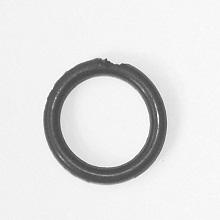
#> input picture Oring1.jpg, 220 x 220 px; its folder holds only this picture in this run
$ python oring_inspection.py
#> lines starting #> are read from the running program, lines starting #| are printed output that depends on the picture; after the words box and inside, x2 and y2 are one past the last pixel; in counts of white or black regions, pixels touching at a corner belong together
import cv2
import numpy as np
import time
import os
import glob

def compute_otsu_threshold(image):
    """
    Calculates the optimal threshold using Otsu's method.
    (Histogram and Thresholding)
    """
    # Calculate histogram manually using numpy
    hist, _ = np.histogram(image.flatten(), bins=256, range=(0, 256))
    total_pixels = image.size

    sum_all = np.dot(np.arange(256), hist)
    sum_background = 0
    weight_background = 0
    maximum_variance = 0
    optimal_threshold = 0

    for i in range(256):
        weight_background += hist[i]
        if weight_background == 0:
            continue

        weight_foreground = total_pixels - weight_background
        if weight_foreground == 0:
            break

        sum_background += i * hist[i]

        mean_background = sum_background / weight_background
        mean_foreground = (sum_all - sum_background) / weight_foreground

        # Calculate Between Class Variance
        var_between = weight_background * weight_foreground * (mean_background - mean_foreground) ** 2

        if var_between > maximum_variance:
            maximum_variance = var_between
            optimal_threshold = i

    return optimal_threshold

def apply_morphology_closing(binary_img):
    """
    Performs a morphological Closing (Dilation followed by Erosion) to close interior holes.
    Added using fast numpy array slicing.
    (Binary Morphology)
    """
    # 1. Dilation (3x3 square structuring element)
    padded = np.pad(binary_img, 1, mode='constant', constant_values=0)
    dilated = np.maximum.reduce([
        padded[:-2, :-2], padded[:-2, 1:-1], padded[:-2, 2:],
        padded[1:-1, :-2], padded[1:-1, 1:-1], padded[1:-1, 2:],
        padded[2:, :-2], padded[2:, 1:-1], padded[2:, 2:]
    ])

    # 2. Erosion (3x3 square structuring element)
    padded_d = np.pad(dilated, 1, mode='constant', constant_values=1)
    closed = np.minimum.reduce([
        padded_d[:-2, :-2], padded_d[:-2, 1:-1], padded_d[:-2, 2:],
        padded_d[1:-1, :-2], padded_d[1:-1, 1:-1], padded_d[1:-1, 2:],
        padded_d[2:, :-2], padded_d[2:, 1:-1], padded_d[2:, 2:]
    ])

    return closed

def connected_component_labelling(binary_img):
    """
    Extracts regions using a Depth First Search (DFS) approach.
    (Connected Component Labelling)
    """
    labels = np.zeros_like(binary_img, dtype=np.int32)
    current_label = 1
    rows, cols = binary_img.shape

    for r in range(rows):
        for c in range(cols):
            if binary_img[r, c] == 1 and labels[r, c] == 0:
                # Start a new component
                stack = [(r, c)]
                labels[r, c] = current_label

                while stack:
                    curr_r, curr_c = stack.pop()

                    # Check 4-connected neighbours
                    for dr, dc in[(-1, 0), (1, 0), (0, -1), (0, 1)]:
                        nr, nc = curr_r + dr, curr_c + dc
                        if 0 <= nr < rows and 0 <= nc < cols:
                            if binary_img[nr, nc] == 1 and labels[nr, nc] == 0:
                                labels[nr, nc] = current_label
                                stack.append((nr, nc))
                current_label += 1

    return labels, current_label - 1

def analyse_regions(binary_img):
    """
    Analyses the regions to classify the O-ring as a pass or fail.
    (Analyse regions)
    """
    # 1. Find the O-ring (largest foreground component)
    labels, num_labels = connected_component_labelling(binary_img)
    if num_labels == 0:
        return False

    counts = np.bincount(labels.flatten())
    counts[0] = 0 # Ignore the background (label 0)
    oring_label = np.argmax(counts)
    oring_mask = (labels == oring_label).astype(np.uint8)

    # 2. Fill the inner hole to create a solid circle for analysis
    # We do this by finding the background components. The outer background touches the edges.
    inv_mask = 1 - oring_mask
    bg_labels, _ = connected_component_labelling(inv_mask)
    outer_bg_label = bg_labels[0, 0] # Top-left pixel is guaranteed to be outer background

    # The filled O-ring is everything that is NOT the outer background
    filled_oring = (bg_labels != outer_bg_label).astype(np.uint8)

    # 3. Calculate properties
    actual_area = np.sum(filled_oring)

    # Get bounding box
    rows, cols = np.where(filled_oring == 1)
    if len(rows) == 0:
        return False

    height = np.max(rows) - np.min(rows)
    width = np.max(cols) - np.min(cols)

    # Calculate the ideal area of a perfect circle/ellipse fitting this bounding box
    ideal_area = np.pi * (width / 2.0) * (height / 2.0)

    # 4. Classification Logic
    # A perfect O-ring will have an actual area very close to the ideal bounding area.
    # Missing chunks (cuts) will lower the ratio. Extra material will distort the bounding box, also lowering the ratio.
    ratio = actual_area / ideal_area

    # Thresholds for passing
    if 0.93 < ratio < 1.07:
        return True # Pass
    else:
        return False # Fail

def process_image(image_path):
    """
    Main pipeline handling the overall program structure.
    (Overall program structure, timing, and text annotation)
    """
#> called with image_path = 'Oring1.jpg'
    start_time = time.time()

    # Read image in greyscale
    img = cv2.imread(image_path, cv2.IMREAD_GRAYSCALE)
#> img is the input picture: shape (220, 220); min 55, max 255, mean 225.2
    if img is None:
        print(f"Error loading image: {image_path}")
        return

    # 1. Thresholding
    threshold_val = compute_otsu_threshold(img)
#> in compute_otsu_threshold, `hist, _ = np.histogram(image.flatten(), bins=256, range=(0, 256))`: hist = 256 values, max 6333 at index 243, min 0 at index 0, mean 189.1
#> in compute_otsu_threshold, `sum_all = np.dot(np.arange(256), hist)`: sum_all = 10901821
#> the loop in compute_otsu_threshold, `for i in range(256):` made 256 passes
#> (weight_background, weight_foreground, sum_background, mean_background, mean_foreground, maximum_variance) on passes 56, 58, 62, 63, 65, 66, 67, 68, 69, 70, 71, 72: (1, 48399, 55, 55, 225.2, 1.4e+09), (2, 48398, 112, 56, 225.3, 2.77e+09), (3, 48397, 173, 57.67, 225.3, 4.08e+09), (4, 48396, 235, 58.75, 225.3, 5.37e+09), (5, 48395, 299, 59.8, 225.3, 6.62e+09), (8, 48392, 494, 61.75, 225.3, 1.04e+10), (10, 48390, 626, 62.6, 225.3, 1.28e+10), (17, 48383, 1095, 64.41, 225.3, 2.13e+10), (29, 48371, 1911, 65.9, 225.3, 3.57e+10), (36, 48364, 2394, 66.5, 225.4, 4.39e+10), (61, 48339, 4144, 67.93, 225.4, 7.32e+10), (89, 48311, 6132, 68.9, 225.5, 1.05e+11)
#> weight_background on passes 1 to 6: 0, 0, 0, 0, 0, 0
#> after the loop in compute_otsu_threshold, `for i in range(256):`: maximum_variance = 5.19e+12; optimal_threshold = 169; sum_background = 10883716; weight_background = 48400
#> threshold_val = 169
    # O-rings are dark on a light background, so we invert the binary condition
    binary_img = np.where(img < threshold_val, 1, 0).astype(np.uint8)
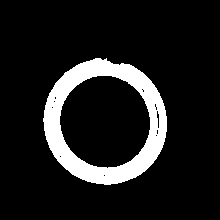
#> binary_img: shape (220, 220); values 0 (black) and 1 (white), 11.7% white; 1 white region, box (x1, y1, x2, y2) and area: (43, 58, 167, 185) 5674

    # 2. Binary Morphology
    cleaned_img = apply_morphology_closing(binary_img)
#> in apply_morphology_closing, `padded = np.pad(binary_img, 1, mode='constant', constant_values=0)`:
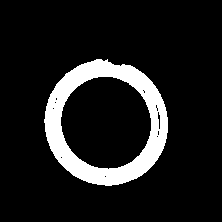
#> padded: shape (222, 222); values 0 (black) and 1 (white), 11.5% white; 1 white region, box (x1, y1, x2, y2) and area: (44, 59, 168, 186) 5674
#> in apply_morphology_closing, `dilated = np.maximum.reduce([ padded[:-2, :-2], padded[:-2, 1:-1], pad..`:
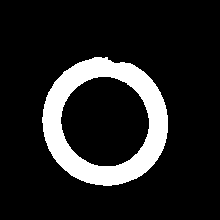
#> dilated: shape (220, 220); values 0 (black) and 1 (white), 13.6% white; 1 white region, box (x1, y1, x2, y2) and area: (42, 57, 168, 186) 6587
#> in apply_morphology_closing, `padded_d = np.pad(dilated, 1, mode='constant', constant_values=1)`:
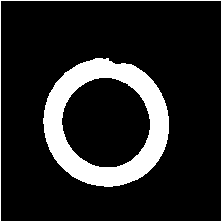
#> padded_d: shape (222, 222); values 0 (black) and 1 (white), 15.2% white; 2 white regions, box (x1, y1, x2, y2) and area: (43, 58, 169, 187) 6587, (0, 0, 222, 222) 884
#> in apply_morphology_closing, `closed = np.minimum.reduce([ padded_d[:-2, :-2], padded_d[:-2, 1:-1], ..`: closed: shape (220, 220); values 0 (black) and 1 (white), 11.8% white; 1 white region, box (x1, y1, x2, y2) and area: (43, 58, 167, 185) 5719

    # 3 & 4. Connected Components and Analysis
    is_pass = analyse_regions(cleaned_img)
#> in analyse_regions, `labels, num_labels = connected_component_labelling(binary_img)`: num_labels = 1
#> in analyse_regions, `counts = np.bincount(labels.flatten())`: counts = [42681, 5719]
#> in analyse_regions, `oring_label = np.argmax(counts)`: oring_label = 1
#> after the loop in connected_component_labelling (call 2), `for r in range(rows):`:
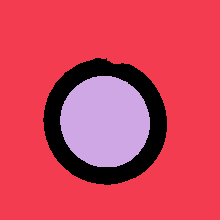
#> labels: shape (220, 220) int32; 3 distinct labels, from 0 to 2; one colour per label, 0 black
#> in analyse_regions, `filled_oring = (bg_labels != outer_bg_label).astype(np.uint8)`:
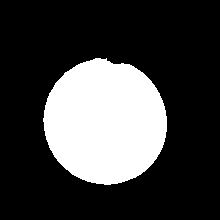
#> filled_oring: shape (220, 220); values 0 (black) and 1 (white), 25.1% white; 1 white region, box (x1, y1, x2, y2) and area: (43, 58, 167, 185) 12154
#> in analyse_regions, `actual_area = np.sum(filled_oring)`: actual_area = 12154
#> in analyse_regions, `rows, cols = np.where(filled_oring == 1)`: rows = 12154 values from 58 to 184; cols = 12154 values, max 166 at index 5452, min 43 at index 5576, mean 104.8
#> in analyse_regions, `height = np.max(rows) - np.min(rows)`: height = 126
#> in analyse_regions, `width = np.max(cols) - np.min(cols)`: width = 123
#> in analyse_regions, `ideal_area = np.pi * (width / 2.0) * (height / 2.0)`: ideal_area = 12172.1
#> in analyse_regions, `ratio = actual_area / ideal_area`: ratio = 0.999
#> is_pass = True

    # Calculate processing time
    processing_time = (time.time() - start_time) * 1000 # in milliseconds

    # Annotate output image
    out_img = cv2.cvtColor(img, cv2.COLOR_GRAY2BGR)
    status_text = "PASS" if is_pass else "FAIL"
#> status_text = 'PASS'
    colour = (0, 255, 0) if is_pass else (0, 0, 255) # Green for Pass, Red for Fail
#> colour = (0, 255, 0)

    cv2.putText(out_img, f"Status: {status_text}", (15, 35), cv2.FONT_HERSHEY_SIMPLEX, 1, colour, 2)
    cv2.putText(out_img, f"Time: {processing_time:.1f} ms", (15, 75), cv2.FONT_HERSHEY_SIMPLEX, 0.7, (255, 0, 0), 2)
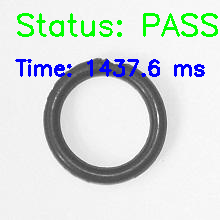
#> out_img: shape (220, 220, 3); mean B, G, R 219.2, 220.9, 213.4

    # Display the result
    cv2.imshow(f"O-Ring Inspection - {os.path.basename(image_path)}", out_img)
    cv2.waitKey(0)
    cv2.destroyAllWindows()

if __name__ == "__main__":

    image_files = glob.glob("*.jpeg") + glob.glob("*.jpg") + glob.glob("*.png")

    if not image_files:
        print("No images found in the current directory.")
    else:
        for img_path in image_files:

            if "input_file" in img_path and int(img_path.split("_")[-1].split(".")[0]) > 16:
                continue
            process_image(img_path)

$ run again, on Oring13.jpg
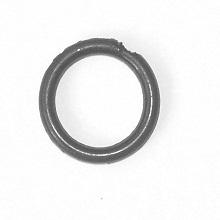
#> input picture Oring13.jpg, 220 x 220 px
#> in process_image, img is the input picture: shape (220, 220); min 63, max 255, mean 235.7
#> hist = 256 values, max 17894 at index 254, min 0 at index 0, mean 189.1
#> sum_all = 11409098
#> the loop in compute_otsu_threshold, `for i in range(256):` made 256 passes
#> (weight_background, weight_foreground, sum_background, mean_background, mean_foreground, maximum_variance) on passes 64, 70, 72, 73, 74, 75, 76, 77: (1, 48399, 63, 63, 235.7, 1.44e+09), (3, 48397, 201, 67, 235.7, 4.13e+09), (4, 48396, 272, 68, 235.7, 5.45e+09), (6, 48394, 416, 69.33, 235.7, 8.04e+09), (7, 48393, 489, 69.86, 235.7, 9.32e+09), (10, 48390, 711, 71.1, 235.8, 1.31e+10), (15, 48385, 1086, 72.4, 235.8, 1.94e+10), (19, 48381, 1390, 73.16, 235.8, 2.43e+10)
#> after the loop in compute_otsu_threshold, `for i in range(256):`: maximum_variance = 4.64e+12; optimal_threshold = 181; sum_background = 10282508; weight_background = 48400
#> threshold_val = 181
#> binary_img: shape (220, 220); values 0 (black) and 1 (white), 11.3% white; 1 white region, box (x1, y1, x2, y2) and area: (39, 38, 160, 164) 5469
#> padded: shape (222, 222); values 0 (black) and 1 (white), 11.1% white; 1 white region, box (x1, y1, x2, y2) and area: (40, 39, 161, 165) 5469
#> dilated: shape (220, 220); values 0 (black) and 1 (white), 13.4% white; 1 white region, box (x1, y1, x2, y2) and area: (38, 37, 161, 165) 6498
#> padded_d: shape (222, 222); values 0 (black) and 1 (white), 15% white; 2 white regions, box (x1, y1, x2, y2) and area: (39, 38, 162, 166) 6498, (0, 0, 222, 222) 884
#> closed: shape (220, 220); values 0 (black) and 1 (white), 11.7% white; 1 white region, box (x1, y1, x2, y2) and area: (39, 38, 160, 164) 5642
#> num_labels = 1
#> counts = [42758, 5642]
#> oring_label = 1
#> after the loop in connected_component_labelling (call 2), `for r in range(rows):`:
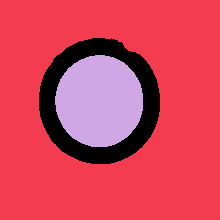
#> labels: shape (220, 220) int32; 3 distinct labels, from 0 to 2; one colour per label, 0 black
#> filled_oring: shape (220, 220); values 0 (black) and 1 (white), 24.8% white; 1 white region, box (x1, y1, x2, y2) and area: (39, 38, 160, 164) 12011
#> actual_area = 12011
#> in analyse_regions, `rows, cols = np.where(filled_oring == 1)`: rows = 12011 values from 38 to 163; cols = 12011 values, max 159 at index 5092, min 39 at index 4852, mean 98.93
#> height = 125
#> width = 120
#> ideal_area = 11781
#> ratio = 1.02
#> is_pass = True
#> status_text = 'PASS'
#> colour = (0, 255, 0)
#> in process_image, `cv2.putText(out_img, f"Time: {processing_time:.1f} ms", (15, 75), cv2...`:
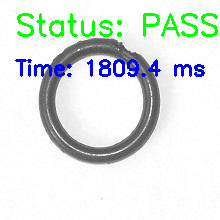
#> out_img: shape (220, 220, 3); mean B, G, R 229.1, 230.4, 222.9

$ run again, on Oring14.jpg
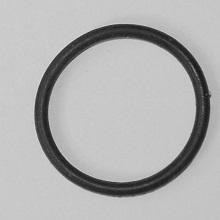
#> input picture Oring14.jpg, 220 x 220 px
#> in process_image, img is the input picture: shape (220, 220); min 13, max 234, mean 176.1
#> hist = 256 values, max 7423 at index 200, min 0 at index 0, mean 189.1
#> sum_all = 8525075
#> the loop in compute_otsu_threshold, `for i in range(256):` made 235 passes
#> (weight_background, weight_foreground, sum_background, mean_background, mean_foreground, maximum_variance) on passes 14, 19, 21, 23, 24, 25, 26, 27: (1, 48399, 13, 13, 176.1, 1.29e+09), (2, 48398, 31, 15.5, 176.1, 2.5e+09), (3, 48397, 51, 17, 176.1, 3.68e+09), (5, 48395, 95, 19, 176.2, 5.98e+09), (10, 48390, 210, 21, 176.2, 1.17e+10), (15, 48385, 330, 22, 176.2, 1.73e+10), (23, 48377, 530, 23.04, 176.2, 2.61e+10), (31, 48369, 738, 23.81, 176.2, 3.48e+10)
#> after the loop in compute_otsu_threshold, `for i in range(256):`: maximum_variance = 5.7e+12; optimal_threshold = 127; sum_background = 8524841; weight_background = 48400
#> threshold_val = 127
#> binary_img: shape (220, 220); values 0 (black) and 1 (white), 14.8% white; 1 white region, box (x1, y1, x2, y2) and area: (34, 24, 211, 197) 7164
#> padded: shape (222, 222); values 0 (black) and 1 (white), 14.5% white; 1 white region, box (x1, y1, x2, y2) and area: (35, 25, 212, 198) 7164
#> dilated: shape (220, 220); values 0 (black) and 1 (white), 17.5% white; 1 white region, box (x1, y1, x2, y2) and area: (33, 23, 212, 198) 8459
#> padded_d: shape (222, 222); values 0 (black) and 1 (white), 19% white; 2 white regions, box (x1, y1, x2, y2) and area: (34, 24, 213, 199) 8459, (0, 0, 222, 222) 884
#> closed: shape (220, 220); values 0 (black) and 1 (white), 14.8% white; 1 white region, box (x1, y1, x2, y2) and area: (34, 24, 211, 197) 7177
#> num_labels = 1
#> counts = [41223, 7177]
#> oring_label = 1
#> after the loop in connected_component_labelling (call 2), `for r in range(rows):`:
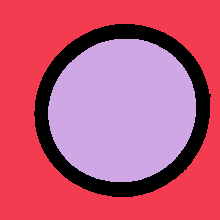
#> labels: shape (220, 220) int32; 3 distinct labels, from 0 to 2; one colour per label, 0 black
#> filled_oring: shape (220, 220); values 0 (black) and 1 (white), 49.3% white; 1 white region, box (x1, y1, x2, y2) and area: (34, 24, 211, 197) 23882
#> actual_area = 23882
#> height = 172
#> width = 176
#> ideal_area = 23775.6
#> ratio = 1
#> is_pass = True
#> status_text = 'PASS'
#> colour = (0, 255, 0)
#> in process_image, `cv2.putText(out_img, f"Time: {processing_time:.1f} ms", (15, 75), cv2...`:
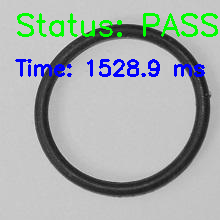
#> out_img: shape (220, 220, 3); mean B, G, R 172.9, 174.2, 166.6

$ run again, on Oring15.jpg
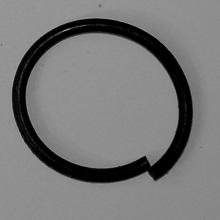
#> input picture Oring15.jpg, 220 x 220 px
#> in process_image, img is the input picture: shape (220, 220); min 0, max 174, mean 120.1
#> hist = 256 values, max 4518 at index 143, min 0 at index 165, mean 189.1
#> sum_all = 5813546
#> the loop in compute_otsu_threshold, `for i in range(256):` made 175 passes
#> (weight_background, weight_foreground, sum_background, mean_background, mean_foreground, maximum_variance) on passes 1 to 8: (2503, 45897, 0, 0, 126.7, 1.84e+12), (3101, 45299, 598, 0.193, 128.3, 2.31e+12), (3634, 44766, 1664, 0.458, 129.8, 2.72e+12), (4013, 44387, 2801, 0.698, 130.9, 3.02e+12), (4350, 44050, 4149, 0.954, 131.9, 3.28e+12), (4642, 43758, 5609, 1.21, 132.7, 3.51e+12), (4840, 43560, 6797, 1.4, 133.3, 3.67e+12), (5023, 43377, 8078, 1.61, 133.8, 3.81e+12)
#> after the loop in compute_otsu_threshold, `for i in range(256):`: maximum_variance = 5.06e+12; optimal_threshold = 74; sum_background = 5813372; weight_background = 48400
#> threshold_val = 74
#> binary_img: shape (220, 220); values 0 (black) and 1 (white), 14.9% white; 1 white region, box (x1, y1, x2, y2) and area: (12, 18, 193, 183) 7230
#> padded: shape (222, 222); values 0 (black) and 1 (white), 14.7% white; 1 white region, box (x1, y1, x2, y2) and area: (13, 19, 194, 184) 7230
#> dilated: shape (220, 220); values 0 (black) and 1 (white), 17.7% white; 1 white region, box (x1, y1, x2, y2) and area: (11, 17, 194, 184) 8564
#> padded_d: shape (222, 222); values 0 (black) and 1 (white), 19.2% white; 2 white regions, box (x1, y1, x2, y2) and area: (12, 18, 195, 185) 8564, (0, 0, 222, 222) 884
#> closed: shape (220, 220); values 0 (black) and 1 (white), 15% white; 1 white region, box (x1, y1, x2, y2) and area: (12, 18, 193, 183) 7260
#> num_labels = 1
#> counts = [41140, 7260]
#> oring_label = 1
#> filled_oring: shape (220, 220); values 0 (black) and 1 (white), 49.1% white; 1 white region, box (x1, y1, x2, y2) and area: (12, 18, 193, 183) 23750
#> actual_area = 23750
#> height = 164
#> width = 180
#> ideal_area = 23185
#> ratio = 1.02
#> is_pass = True
#> status_text = 'PASS'
#> colour = (0, 255, 0)
#> in process_image, `cv2.putText(out_img, f"Time: {processing_time:.1f} ms", (15, 75), cv2...`:
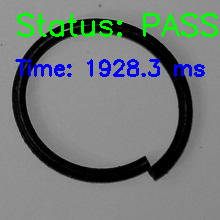
#> out_img: shape (220, 220, 3); mean B, G, R 120.1, 121.4, 113.9
